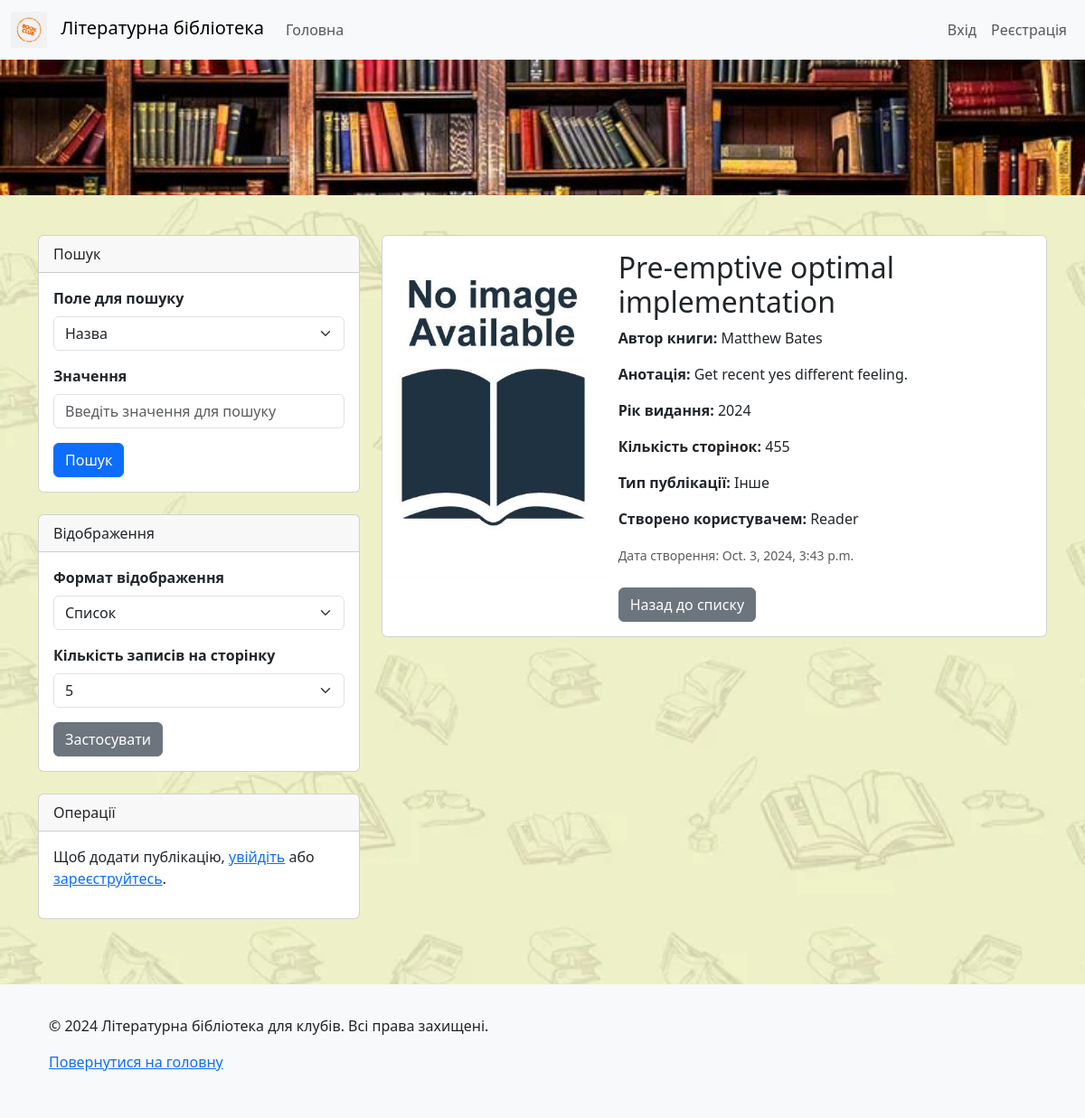
The page /publications/23/ on the database its author committed.
### publications/models.py (models this page shows, shortened)
class Publication(models.Model):
    title = models.CharField(max_length=255, unique=False)
    author = models.CharField(max_length=255)
    annotation = models.TextField()
    publication_year = models.IntegerField(
        validators=[
            MinValueValidator(1000),  # Найраніше допустимий рік
            MaxValueValidator(datetime.now().year)  # Поточний рік як максимальне значення
        ]
    )
    page_count = models.IntegerField(
        validators=[
            MinValueValidator(1),  # Мінімум 1 сторінка
            MaxValueValidator(10000)  # Максимум 10 000 сторінок
        ]
    )
    publication_type = models.ForeignKey('PublicationType', on_delete=models.CASCADE)
    cover_image = models.ImageField(
        upload_to='covers/', blank=True, null=True, validators=[validate_image]
    )
    created_by = models.ForeignKey(User, on_delete=models.CASCADE)
    created_at = models.DateTimeField(default=timezone.now)

class PublicationType(models.Model):
    name = models.CharField(max_length=100, unique=True)
    def __str__(self):
        return self.name

### publications/views.py (the view)
# urls.py: path('<int:pk>/', views.publication_detail, name='publication_detail'),
def publication_detail(request, pk):
    publication = get_object_or_404(Publication, pk=pk)
    return render(request, 'publications/publication_detail.html', {'publication': publication})

### publications/templates/publications/publication_detail.html (shortened to what this page needs)
{% extends 'publications/base.html' %}
{% load static %}
{% block content %}
<div class="card mb-4">
    <div class="row g-0">
        <div class="col-md-4">
            {% if publication.cover_image %}
                <img src="{{ publication.cover_image.url }}" class="img-fluid rounded-start" alt="Обкладинка {{ publication.title }}">
            {% else %}
                <img src="{% static 'publications/images/default_cover.jpg' %}" class="img-fluid rounded-start" alt="Обкладинка не доступна">
            {% endif %}
        </div>
        <div class="col-md-8">
            <div class="card-body">
                <h2 class="card-title">{{ publication.title }}</h2>
                <p class="card-text"><strong>Автор книги:</strong> {{ publication.author }}</p>
                <p class="card-text"><strong>Анотація:</strong> {{ publication.annotation }}</p>
                <p class="card-text"><strong>Рік видання:</strong> {{ publication.publication_year }}</p>
                <p class="card-text"><strong>Кількість сторінок:</strong> {{ publication.page_count }}</p>
                <p class="card-text"><strong>Тип публікації:</strong> {{ publication.publication_type }}</p>
                <p class="card-text"><strong>Створено користувачем:</strong> {{ publication.created_by.username }}</p>
                <p class="card-text"><small class="text-muted">Дата створення: {{ publication.created_at }}</small></p>
                <div class="mt-4 d-flex justify-content-start align-items-center">
                    <a href="{% url 'publication_list' %}" class="btn btn-secondary">Назад до списку</a>
                </div>
            </div>
        </div>
    </div>
</div>
{% endblock %}

### static/publications/css/styles.css (style rules this page uses)
body { background-image: url("../images/background.jpg"); background-size: cover; background-repeat: no-repeat; background-attachment: fixed; }
html { height: 100%; }
body { display: flex; flex-direction: column; min-height: 100vh; margin: 0; }

### rows shown on the page
Publication: title "Pre-emptive optimal implementation", author "Matthew Bates", annotation "Get recent yes different feeling.", publication_year "2024", page_count "455", publication_type "Інше", created_by.username "Reader", created_at "Oct. 3, 2024, 3:43 p.m."
